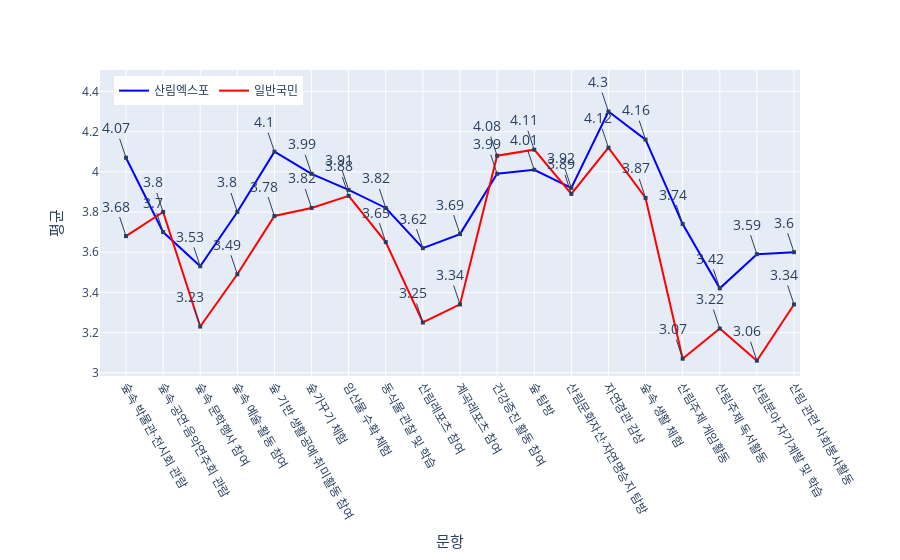

Notebook code for this chart:
### Code cell
import plotly.express as px
import plotly.graph_objects as go

# 그래프 생성
fig = go.Figure()

# 엑스포 그래프 추가
fig.add_trace(go.Scatter(x=expo_5_df['설문'], y=expo_5_df['평균'], mode='lines', name='산림엑스포', line=dict(color='blue')))
# 일반국민 그래프 추가
fig.add_trace(go.Scatter(x=common_5_df['설문'], y=common_5_df['평균'], mode='lines', name='일반국민', line=dict(color='red')))

# 각 지점에 숫자 표시하기
for i, row in expo_5_df.iterrows():
    fig.add_annotation(
        text=row['평균'],
        x=row['설문'],
        y=row['평균'],
        showarrow=True,
        arrowhead=7,
        font=dict(size=14)  # annotation 폰트
    )

# 두 번째 꺾은선 그래프의 annotation 추가
for i, row in common_5_df.iterrows():
    fig.add_annotation(
        text=row['평균'],
        x=row['설문'],
        y=row['평균'],
        showarrow=True,
        arrowhead=7,
        font=dict(size=14)  # annotation 폰트
    )

# 그래프 레이아웃 설정
fig.update_layout(
    xaxis_title='문항',
    yaxis_title='평균',
    margin=dict(l=100, r=20, t=50, b=50),  # 그래프 마진 조정
    yaxis_title_font=dict(
        size=15,  # Y 레이블 폰트 크기
    ),
    xaxis_title_font=dict(
        size=15,  # X 레이블 폰트 크기
    )
)

# 범례 추가
fig.update_layout(legend=dict(orientation="h", x=0.02, y=0.98), showlegend=True)

# 여백 (margin) 조정
fig.update_layout(margin=dict(l=100, r=100, b=70, t=70))

fig.update_xaxes(tickangle=60)

# 그래프 그리기
fig.show()

### Figure 1 — Plotly figure (JSON) as saved in the notebook; plotly's stock layout.template omitted (floating-point values rounded to 4 significant figures)
{"data": [{"line": {"color": "blue"}, "mode": "lines", "name": "산림엑스포", "type": "scatter", "x": ["숲속 박물관·전시회 관람", "숲속 공연·음악연주회 관람", "숲속 문학행사 참여", "숲속 예술·활동 참여", "숲 기반 생활공예·취미활동 참여", "숲가꾸기 체험", "임산물 수확 체험", "동식물 관찰 및 학습", "산림레포츠 참여", "계곡레포츠 참여", "건강증진 활동 참여", "숲 탐방", "산림문화자산·자연명승지 탐방", "자연경관 감상", "숲속 생활 체험", "산림주제 게임활동", "산림주제 독서활동", "산림분야 자기계발 및 학습", "산림 관련 사회봉사활동"], "y": [4.07, 3.7, 3.53, 3.8, 4.1, 3.99, 3.91, 3.82, 3.62, 3.69, 3.99, 4.01, 3.92, 4.3, 4.16, 3.74, 3.42, 3.59, 3.6]}, {"line": {"color": "red"}, "mode": "lines", "name": "일반국민", "type": "scatter", "x": ["숲속 박물관·전시회 관람", "숲속 공연·음악연주회 관람", "숲속 문학행사 참여", "숲속 예술·활동 참여", "숲 기반 생활공예·취미활동 참여", "숲가꾸기 체험", "임산물 수확 체험", "동식물 관찰 및 학습", "산림레포츠 참여", "계곡레포츠 참여", "건강증진 활동 참여", "숲 탐방", "산림문화자산·자연명승지 탐방", "자연경관 감상", "숲속 생활 체험", "산림주제 게임활동", "산림주제 독서활동", "산림분야 자기계발 및 학습", "산림 관련 사회봉사활동"], "y": [3.68, 3.8, 3.23, 3.49, 3.78, 3.82, 3.88, 3.65, 3.25, 3.34, 4.08, 4.11, 3.89, 4.12, 3.87, 3.07, 3.22, 3.06, 3.34]}], "layout": {"annotations": [{"arrowhead": 7, "font": {"size": 14}, "showarrow": true, "text": "4.07", "x": "숲속 박물관·전시회 관람", "y": 4.07}, {"arrowhead": 7, "font": {"size": 14}, "showarrow": true, "text": "3.7", "x": "숲속 공연·음악연주회 관람", "y": 3.7}, {"arrowhead": 7, "font": {"size": 14}, "showarrow": true, "text": "3.53", "x": "숲속 문학행사 참여", "y": 3.53}, {"arrowhead": 7, "font": {"size": 14}, "showarrow": true, "text": "3.8", "x": "숲속 예술·활동 참여", "y": 3.8}, {"arrowhead": 7, "font": {"size": 14}, "showarrow": true, "text": "4.1", "x": "숲 기반 생활공예·취미활동 참여", "y": 4.1}, {"arrowhead": 7, "font": {"size": 14}, "showarrow": true, "text": "3.99", "x": "숲가꾸기 체험", "y": 3.99}, {"arrowhead": 7, "font": {"size": 14}, "showarrow": true, "text": "3.91", "x": "임산물 수확 체험", "y": 3.91}, {"arrowhead": 7, "font": {"size": 14}, "showarrow": true, "text": "3.82", "x": "동식물 관찰 및 학습", "y": 3.82}, {"arrowhead": 7, "font": {"size": 14}, "showarrow": true, "text": "3.62", "x": "산림레포츠 참여", "y": 3.62}, {"arrowhead": 7, "font": {"size": 14}, "showarrow": true, "text": "3.69", "x": "계곡레포츠 참여", "y": 3.69}, {"arrowhead": 7, "font": {"size": 14}, "showarrow": true, "text": "3.99", "x": "건강증진 활동 참여", "y": 3.99}, {"arrowhead": 7, "font": {"size": 14}, "showarrow": true, "text": "4.01", "x": "숲 탐방", "y": 4.01}, {"arrowhead": 7, "font": {"size": 14}, "showarrow": true, "text": "3.92", "x": "산림문화자산·자연명승지 탐방", "y": 3.92}, {"arrowhead": 7, "font": {"size": 14}, "showarrow": true, "text": "4.3", "x": "자연경관 감상", "y": 4.3}, {"arrowhead": 7, "font": {"size": 14}, "showarrow": true, "text": "4.16", "x": "숲속 생활 체험", "y": 4.16}, {"arrowhead": 7, "font": {"size": 14}, "showarrow": true, "text": "3.74", "x": "산림주제 게임활동", "y": 3.74}, {"arrowhead": 7, "font": {"size": 14}, "showarrow": true, "text": "3.42", "x": "산림주제 독서활동", "y": 3.42}, {"arrowhead": 7, "font": {"size": 14}, "showarrow": true, "text": "3.59", "x": "산림분야 자기계발 및 학습", "y": 3.59}, {"arrowhead": 7, "font": {"size": 14}, "showarrow": true, "text": "3.6", "x": "산림 관련 사회봉사활동", "y": 3.6}, {"arrowhead": 7, "font": {"size": 14}, "showarrow": true, "text": "3.68", "x": "숲속 박물관·전시회 관람", "y": 3.68}, {"arrowhead": 7, "font": {"size": 14}, "showarrow": true, "text": "3.8", "x": "숲속 공연·음악연주회 관람", "y": 3.8}, {"arrowhead": 7, "font": {"size": 14}, "showarrow": true, "text": "3.23", "x": "숲속 문학행사 참여", "y": 3.23}, {"arrowhead": 7, "font": {"size": 14}, "showarrow": true, "text": "3.49", "x": "숲속 예술·활동 참여", "y": 3.49}, {"arrowhead": 7, "font": {"size": 14}, "showarrow": true, "text": "3.78", "x": "숲 기반 생활공예·취미활동 참여", "y": 3.78}, {"arrowhead": 7, "font": {"size": 14}, "showarrow": true, "text": "3.82", "x": "숲가꾸기 체험", "y": 3.82}, {"arrowhead": 7, "font": {"size": 14}, "showarrow": true, "text": "3.88", "x": "임산물 수확 체험", "y": 3.88}, {"arrowhead": 7, "font": {"size": 14}, "showarrow": true, "text": "3.65", "x": "동식물 관찰 및 학습", "y": 3.65}, {"arrowhead": 7, "font": {"size": 14}, "showarrow": true, "text": "3.25", "x": "산림레포츠 참여", "y": 3.25}, {"arrowhead": 7, "font": {"size": 14}, "showarrow": true, "text": "3.34", "x": "계곡레포츠 참여", "y": 3.34}, {"arrowhead": 7, "font": {"size": 14}, "showarrow": true, "text": "4.08", "x": "건강증진 활동 참여", "y": 4.08}, {"arrowhead": 7, "font": {"size": 14}, "showarrow": true, "text": "4.11", "x": "숲 탐방", "y": 4.11}, {"arrowhead": 7, "font": {"size": 14}, "showarrow": true, "text": "3.89", "x": "산림문화자산·자연명승지 탐방", "y": 3.89}, {"arrowhead": 7, "font": {"size": 14}, "showarrow": true, "text": "4.12", "x": "자연경관 감상", "y": 4.12}, {"arrowhead": 7, "font": {"size": 14}, "showarrow": true, "text": "3.87", "x": "숲속 생활 체험", "y": 3.87}, {"arrowhead": 7, "font": {"size": 14}, "showarrow": true, "text": "3.07", "x": "산림주제 게임활동", "y": 3.07}, {"arrowhead": 7, "font": {"size": 14}, "showarrow": true, "text": "3.22", "x": "산림주제 독서활동", "y": 3.22}, {"arrowhead": 7, "font": {"size": 14}, "showarrow": true, "text": "3.06", "x": "산림분야 자기계발 및 학습", "y": 3.06}, {"arrowhead": 7, "font": {"size": 14}, "showarrow": true, "text": "3.34", "x": "산림 관련 사회봉사활동", "y": 3.34}], "legend": {"orientation": "h", "x": 0.02, "y": 0.98}, "margin": {"b": 70, "l": 100, "r": 100, "t": 70}, "showlegend": true, "xaxis": {"tickangle": 60, "title": {"font": {"size": 15}, "text": "문항"}}, "yaxis": {"title": {"font": {"size": 15}, "text": "평균"}}}}
